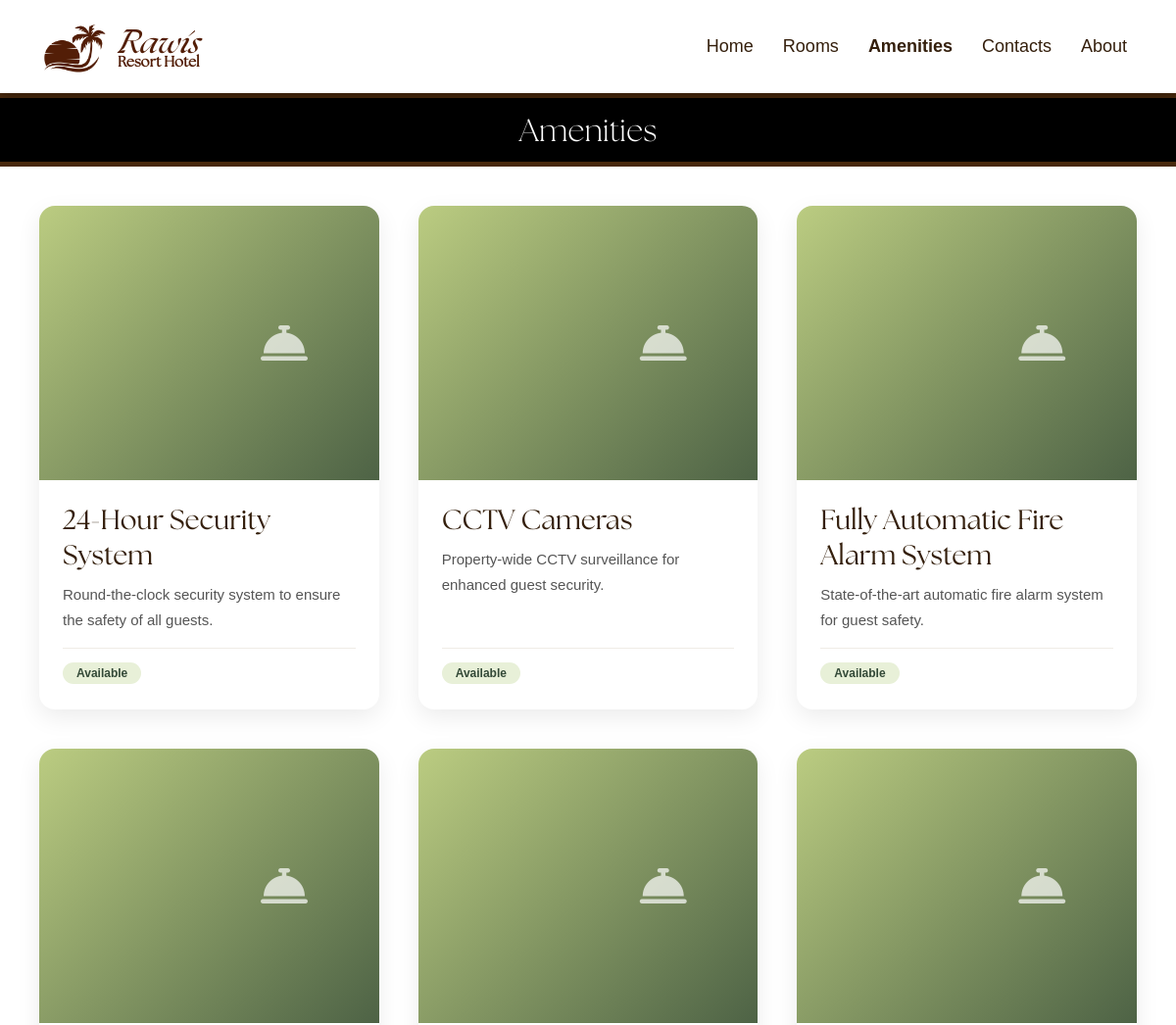
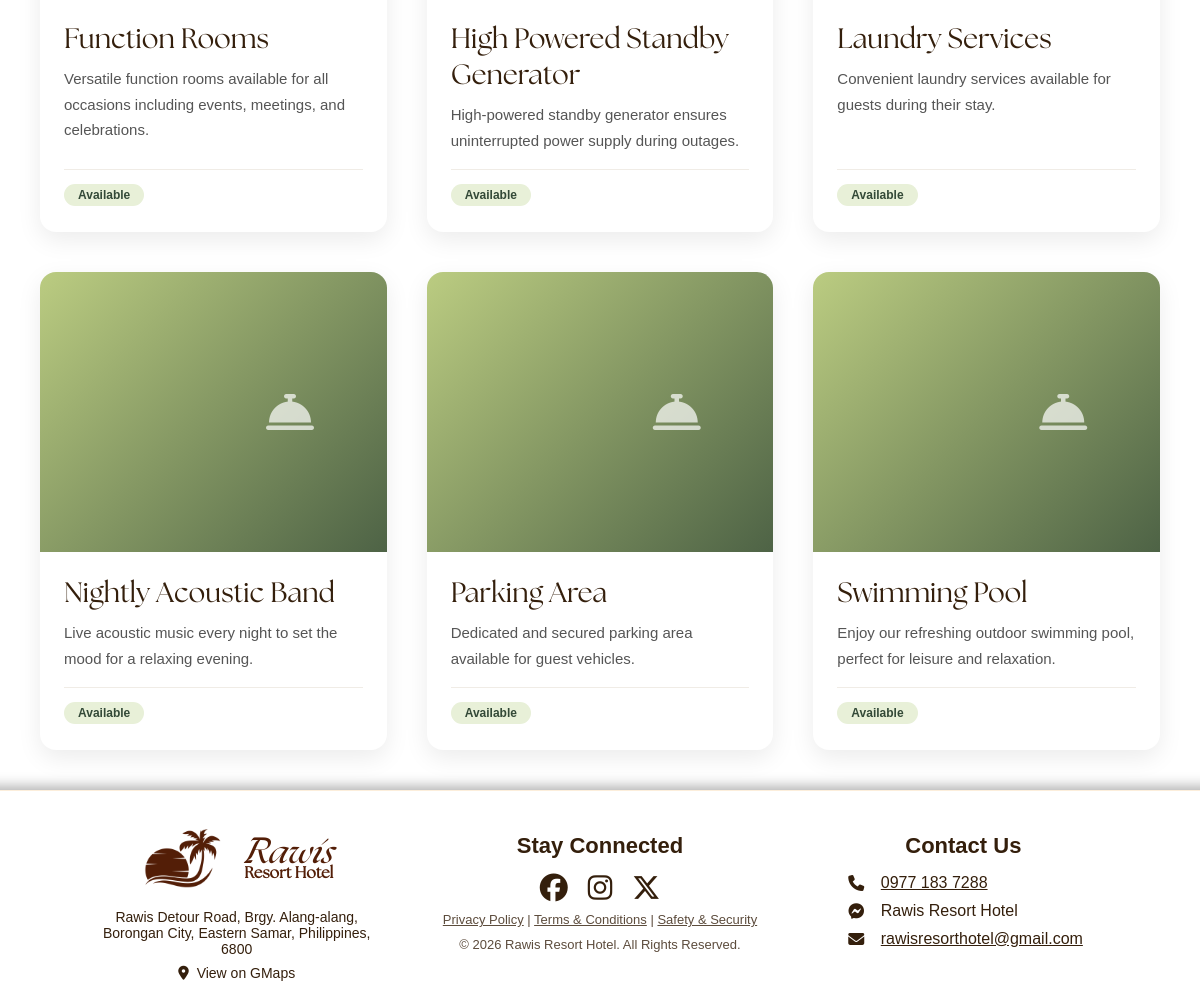
Screenshot of /amenities.php with the database file from the repository (2 pictures, top to bottom).
### tables this page shows
CREATE TABLE `amenities` (
  `amenity_id` int(11) NOT NULL AUTO_INCREMENT,
  `amenity_name` varchar(100) NOT NULL,
  `description` text DEFAULT NULL,
  `image_path` text DEFAULT NULL,
  `amenity_status` enum('Available','Unavailable') DEFAULT 'Available',
  `created_at` timestamp NULL DEFAULT current_timestamp(),
  PRIMARY KEY (`amenity_id`)
);

### amenities.php (the view, shortened to what this page needs)
<?php
require_once "php/config.php";
$sql = "SELECT * FROM amenities ORDER BY amenity_name ASC";
$result = $conn->query($sql);
?>
<!DOCTYPE html>
<html lang="en">
<head>
    <link rel="stylesheet" href="assets/css/base.css">
    <link rel="stylesheet" href="assets/css/header-footer.css">
    <link rel="stylesheet" href="https://cdnjs.cloudflare.com/ajax/libs/font-awesome/6.5.1/css/all.min.css">
</head>
<body class="customer-page">
    <?php require_once __DIR__ . '/php/header.php'; ?>
    <div class="page-header">
        <h1>Amenities</h1>
    </div>
    <div class="amenities-container">
        <?php if ($result->num_rows > 0): ?>
            <div class="amenities-grid">
                <?php while ($row = $result->fetch_assoc()): ?>
                    <div class="amenity-card">
                        <?php if (!empty($row['image_path'])): ?>
                            <img class="amenity-card-img"
                                 src="<?= htmlspecialchars($row['image_path']); ?>"
                                 alt="<?= htmlspecialchars($row['amenity_name']); ?>">
                        <?php else: ?>
                            <div class="amenity-card-img-placeholder">
                                <i class="fas fa-concierge-bell"></i>
                            </div>
                        <?php endif; ?>
                        <div class="amenity-card-body">
                            <h3 class="amenity-card-name"><?= htmlspecialchars($row['amenity_name']); ?></h3>
                            <p class="amenity-card-desc"><?= htmlspecialchars($row['description']); ?></p>
                            <div class="amenity-card-footer">
                                <span class="amenity-status-pill <?= strtolower($row['amenity_status']); ?>">
                                    <?= htmlspecialchars($row['amenity_status']); ?>
                                </span>
                            </div>
                        </div>
                    </div>
                <?php endwhile; ?>
            </div>
        <?php endif; ?>
    </div>
    <?php require_once __DIR__ . '/php/footer.php'; ?>
</body>
</html>

### assets/css/base.css (style rules this page uses)
html { overflow-x: hidden; --header-height: 95px; }
body { position: relative; margin: 0; min-height: 100vh; overflow-x: hidden; background-image: url('../rawis-bg2.svg'); background-size: cover; background-position: center; background-attachment: fixed; display: flex; flex-direction: column; justify-content: center; align-items: center; }
body::before { content: ""; position: absolute; top: 0; left: 0; width: 100%; height: 100%; display: block; z-index: 1; }
body > * { position: relative; z-index: 2; }
.customer-page { background-color: #ffffff; background-image: none; position: relative; width: 100%; display: flex; flex-direction: column; padding-top: var(--header-height); }
.page-header { position: relative; width: 100%; height: 75px; display: flex; align-items: center; justify-content: center; overflow: hidden; background: #000; }
.page-header::before { content: ""; position: absolute; top: 0; left: 0; right: 0; bottom: 0; background-size: cover; background-position: center; filter: blur(5px); transform: scale(1.1); z-index: 1; }
.page-header::after { content: ""; position: absolute; top: 0; bottom: 0; left: 0; right: 0; border-top: 5px solid #49290d; border-bottom: 5px solid #49290d; z-index: 3; pointer-events: none; }
.page-header h1 { position: relative; z-index: 2; color: #ffffff; font-family: 'The Seasons', serif; font-weight: 300; font-size: 32px; text-shadow: 2px 2px 4px rgba(0, 0, 0, 0.5); }
.amenities-grid { column-count: 2; column-gap: 30px; margin-bottom: 0; }

### assets/css/header-footer.css (style rules this page uses)
body { padding-top: 80px; }

### amenities.php (style rules this page uses)
.amenities-grid { display: grid; grid-template-columns: repeat(3, 1fr); gap: 40px; }
.amenities-container { max-width: 1400px; margin: 40px auto; padding: 0 40px; }
.amenity-card { background: #fff; border-radius: 16px; overflow: hidden; box-shadow: 0 8px 24px rgba(0,0,0,0.08); transition: transform 0.25s ease, box-shadow 0.25s ease; display: flex; flex-direction: column; }
.amenity-card-img-placeholder { width: 100%; height: 200px; background: linear-gradient(135deg, #bbcc81 0%, #334937 100%); display: flex; align-items: center; justify-content: center; font-size: 48px; color: rgba(255,255,255,0.7); }
.amenity-card-img, .amenity-card-img-placeholder { height: 280px; width: 500px; }
.amenity-card-body { padding: 22px 24px 26px; flex: 1; display: flex; flex-direction: column; }
.amenity-card-name { font-family: 'The Seasons', serif; font-size: 22px; font-weight: 400; color: #341f0c; margin: 0 0 10px; }
.amenity-card-desc { font-family: Poppins, sans-serif; font-size: 14px; color: #555; line-height: 1.7; margin: 0 0 16px; flex: 1; }
.amenity-card-footer { display: flex; align-items: center; justify-content: space-between; margin-top: auto; padding-top: 14px; border-top: 1px solid #f0ece6; }
.amenity-status-pill { display: inline-block; padding: 4px 14px; border-radius: 20px; font-family: Poppins, sans-serif; font-size: 12px; font-weight: 600; }
.amenity-status-pill.available { background: #e8f0d8; color: #334937; }
.amenity-card-name { font-size: 28px; }
.amenity-card-desc { font-size: 15px; }

### rows the page displays
amenities: amenity_name "24-Hour Security System", description "Round-the-clock security system to ensure the safety of all guests.", amenity_status "Available"
amenities: amenity_name "CCTV Cameras", description "Property-wide CCTV surveillance for enhanced guest security.", amenity_status "Available"
amenities: amenity_name "Fully Automatic Fire Alarm System", description "State-of-the-art automatic fire alarm system for guest safety.", amenity_status "Available"
amenities: amenity_name "Function Rooms", description "Versatile function rooms available for all occasions including events, meetings, and celebrations.", amenity_status "Available"
amenities: amenity_name "High Powered Standby Generator", description "High-powered standby generator ensures uninterrupted power supply during outages.", amenity_status "Available"
amenities: amenity_name "Laundry Services", description "Convenient laundry services available for guests during their stay.", amenity_status "Available"
amenities: amenity_name "Nightly Acoustic Band", description "Live acoustic music every night to set the mood for a relaxing evening.", amenity_status "Available"
amenities: amenity_name "Parking Area", description "Dedicated and secured parking area available for guest vehicles.", amenity_status "Available"
amenities: amenity_name "Swimming Pool", description "Enjoy our refreshing outdoor swimming pool, perfect for leisure and relaxation.", amenity_status "Available"
